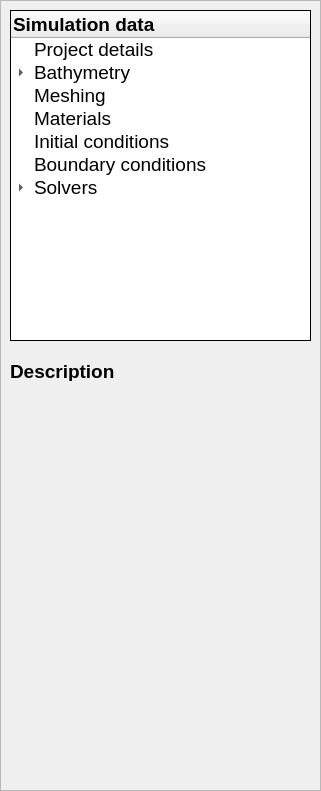
    <widget class="QFrame" name="MainFrame">
     <property name="geometry">
      <rect>
       <x>20</x>
       <y>20</y>
       <width>321</width>
       <height>791</height>
      </rect>
     </property>
     <property name="frameShape">
      <enum>QFrame::StyledPanel</enum>
     </property>
     <property name="frameShadow">
      <enum>QFrame::Raised</enum>
     </property>
     <widget class="QTreeWidget" name="SimOptions">
      <property name="geometry">
       <rect>
        <x>10</x>
        <y>10</y>
        <width>301</width>
        <height>331</height>
       </rect>
      </property>
      <property name="font">
       <font>
        <pointsize>14</pointsize>
       </font>
      </property>
      <property name="styleSheet">
       <string notr="true"/>
      </property>
      <property name="frameShape">
       <enum>QFrame::Panel</enum>
      </property>
      <property name="frameShadow">
       <enum>QFrame::Plain</enum>
      </property>
      <column>
       <property name="text">
        <string>Simulation data</string>
       </property>
       <property name="font">
        <font>
         <pointsize>14</pointsize>
         <weight>75</weight>
         <bold>true</bold>
        </font>
       </property>
      </column>
      <item>
       <property name="text">
        <string>Project details</string>
       </property>
      </item>
      <item>
       <property name="text">
        <string>Bathymetry</string>
       </property>
       <item>
        <property name="text">
         <string>Buildings</string>
        </property>
       </item>
      </item>
      <item>
       <property name="text">
        <string>Meshing</string>
       </property>
      </item>
      <item>
       <property name="text">
        <string>Materials</string>
       </property>
      </item>
      <item>
       <property name="text">
        <string>Initial conditions</string>
       </property>
      </item>
      <item>
       <property name="text">
        <string>Boundary conditions</string>
       </property>
      </item>
      <item>
       <property name="text">
        <string>Solvers</string>
       </property>
       <item>
        <property name="text">
         <string>Basic</string>
        </property>
       </item>
       <item>
        <property name="text">
         <string>Advanced</string>
        </property>
       </item>
      </item>
     </widget>
     <widget class="QLabel" name="DescriptionHeading">
      <property name="geometry">
       <rect>
        <x>10</x>
        <y>360</y>
        <width>256</width>
        <height>21</height>
       </rect>
      </property>
      <property name="font">
       <font>
        <pointsize>14</pointsize>
       </font>
      </property>
      <property name="text">
       <string>&lt;html&gt;&lt;head/&gt;&lt;body&gt;&lt;p&gt;&lt;span style=&quot; font-size:14pt; font-weight:600;&quot;&gt;Description&lt;/span&gt;&lt;/p&gt;&lt;/body&gt;&lt;/html&gt;</string>
      </property>
      <property name="textFormat">
       <enum>Qt::RichText</enum>
      </property>
      <property name="alignment">
       <set>Qt::AlignLeading|Qt::AlignLeft|Qt::AlignTop</set>
      </property>
      <property name="wordWrap">
       <bool>true</bool>
      </property>
     </widget>
     <widget class="QLabel" name="DescriptionBox">
      <property name="geometry">
       <rect>
        <x>10</x>
        <y>390</y>
        <width>291</width>
        <height>375</height>
       </rect>
      </property>
      <property name="font">
       <font>
        <pointsize>14</pointsize>
       </font>
      </property>
      <property name="text">
       <string/>
      </property>
      <property name="textFormat">
       <enum>Qt::RichText</enum>
      </property>
      <property name="alignment">
       <set>Qt::AlignLeading|Qt::AlignLeft|Qt::AlignTop</set>
      </property>
      <property name="wordWrap">
       <bool>true</bool>
      </property>
     </widget>
    </widget>
